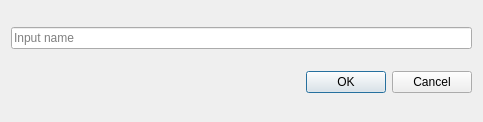
<?xml version="1.0" encoding="UTF-8"?>
<ui version="4.0">
 <class>DialogEditName</class>
 <widget class="QDialog" name="DialogEditName">
  <property name="geometry">
   <rect>
    <x>0</x>
    <y>0</y>
    <width>483</width>
    <height>122</height>
   </rect>
  </property>
  <property name="windowTitle">
   <string>Edit name</string>
  </property>
  <layout class="QVBoxLayout" name="verticalLayout">
   <item>
    <widget class="QLineEdit" name="inpEditName">
     <property name="inputMask">
      <string/>
     </property>
     <property name="text">
      <string/>
     </property>
     <property name="placeholderText">
      <string>Input name</string>
     </property>
    </widget>
   </item>
   <item>
    <widget class="QDialogButtonBox" name="dialogEditNameBtnBox">
     <property name="orientation">
      <enum>Qt::Horizontal</enum>
     </property>
     <property name="standardButtons">
      <set>QDialogButtonBox::Cancel|QDialogButtonBox::Ok</set>
     </property>
    </widget>
   </item>
  </layout>
 </widget>
 <resources/>
 <connections>
  <connection>
   <sender>dialogEditNameBtnBox</sender>
   <signal>accepted()</signal>
   <receiver>DialogEditName</receiver>
   <slot>accept()</slot>
   <hints>
    <hint type="sourcelabel">
     <x>248</x>
     <y>254</y>
    </hint>
    <hint type="destinationlabel">
     <x>157</x>
     <y>274</y>
    </hint>
   </hints>
  </connection>
  <connection>
   <sender>dialogEditNameBtnBox</sender>
   <signal>rejected()</signal>
   <receiver>DialogEditName</receiver>
   <slot>reject()</slot>
   <hints>
    <hint type="sourcelabel">
     <x>316</x>
     <y>260</y>
    </hint>
    <hint type="destinationlabel">
     <x>286</x>
     <y>274</y>
    </hint>
   </hints>
  </connection>
 </connections>
</ui>
